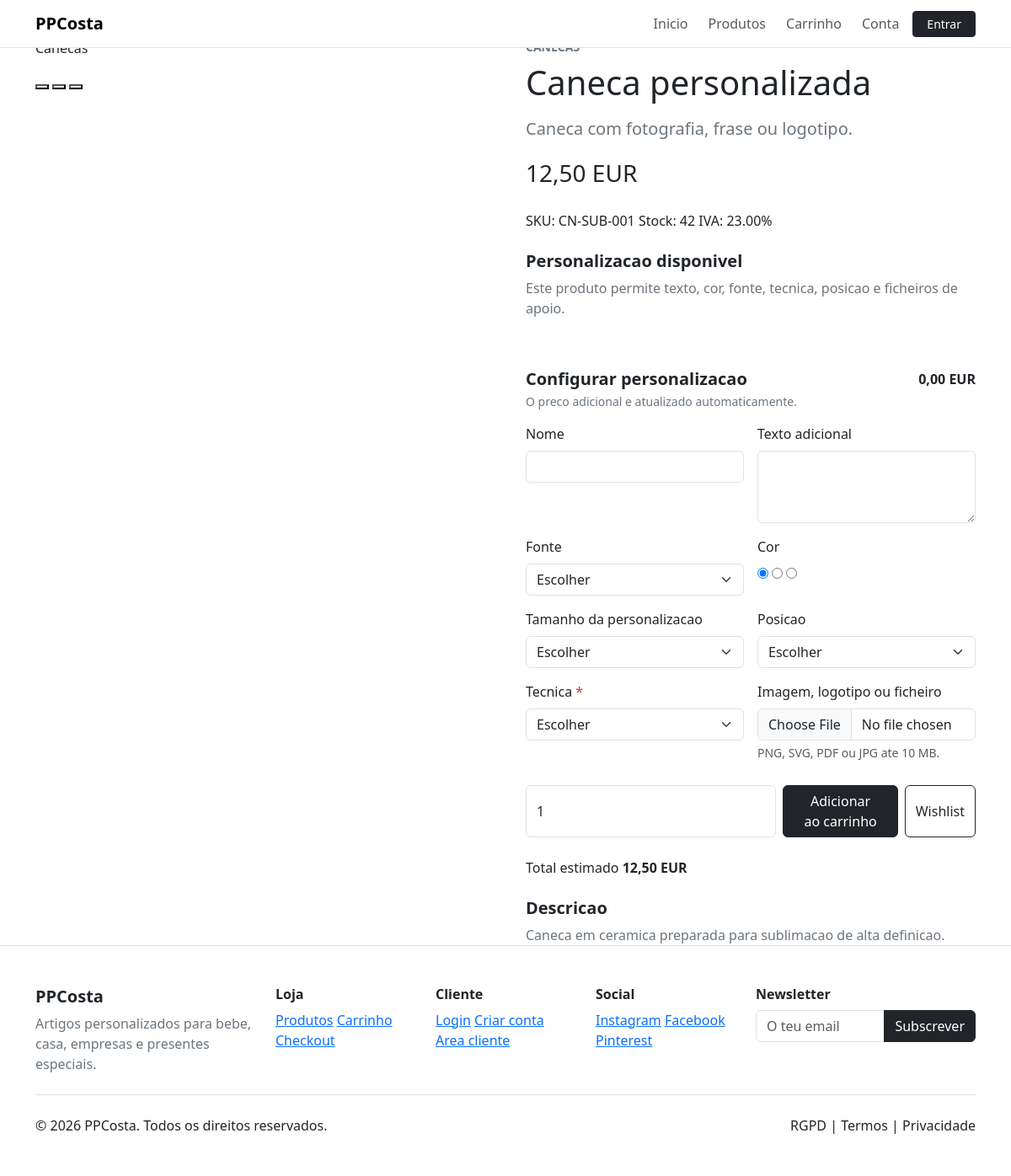
/produto-detalhe.php?slug=caneca-personalizada, run on the app's committed database.
### tables this page shows
CREATE TABLE products (
    id BIGINT UNSIGNED AUTO_INCREMENT PRIMARY KEY,
    brand_id BIGINT UNSIGNED NULL,
    supplier_id BIGINT UNSIGNED NULL,
    tax_rate_id BIGINT UNSIGNED NOT NULL,
    name VARCHAR(190) NOT NULL,
    slug VARCHAR(210) NOT NULL,
    short_description TEXT NULL,
    long_description MEDIUMTEXT NULL,
    sku VARCHAR(100) NOT NULL,
    ean VARCHAR(40) NULL,
    price DECIMAL(12,2) NOT NULL,
    sale_price DECIMAL(12,2) NULL,
    cost_price DECIMAL(12,2) NULL,
    stock INT NOT NULL DEFAULT 0,
    stock_minimum INT NOT NULL DEFAULT 0,
    weight_grams INT NULL,
    width_mm INT NULL,
    height_mm INT NULL,
    depth_mm INT NULL,
    video_url VARCHAR(255) NULL,
    is_active TINYINT(1) NOT NULL DEFAULT 1,
    is_new TINYINT(1) NOT NULL DEFAULT 0,
    is_featured TINYINT(1) NOT NULL DEFAULT 0,
    is_on_sale TINYINT(1) NOT NULL DEFAULT 0,
    is_best_seller TINYINT(1) NOT NULL DEFAULT 0,
    is_personalizable TINYINT(1) NOT NULL DEFAULT 0,
    meta_title VARCHAR(190) NULL,
    meta_description VARCHAR(255) NULL,
    canonical_url VARCHAR(255) NULL,
    created_at TIMESTAMP NOT NULL DEFAULT CURRENT_TIMESTAMP,
    updated_at TIMESTAMP NOT NULL DEFAULT CURRENT_TIMESTAMP ON UPDATE CURRENT_TIMESTAMP,
    UNIQUE KEY uq_products_slug (slug),
    UNIQUE KEY uq_products_sku (sku),
    KEY idx_products_flags (is_active, is_featured, is_new, is_on_sale, is_best_seller),
    KEY idx_products_brand (brand_id),
    KEY idx_products_supplier (supplier_id),
    FULLTEXT KEY ft_products_search (name, short_description, long_description, sku),
    CONSTRAINT fk_products_brand FOREIGN KEY (brand_id) REFERENCES brands(id) ON DELETE SET NULL,
    CONSTRAINT fk_products_supplier FOREIGN KEY (supplier_id) REFERENCES suppliers(id) ON DELETE SET NULL,
    CONSTRAINT fk_products_tax_rate FOREIGN KEY (tax_rate_id) REFERENCES tax_rates(id),
    CHECK (price >= 0),
    CHECK (sale_price IS NULL OR sale_price >= 0),
    CHECK (stock >= 0)
);

CREATE TABLE categories (
    id BIGINT UNSIGNED AUTO_INCREMENT PRIMARY KEY,
    parent_id BIGINT UNSIGNED NULL,
    name VARCHAR(160) NOT NULL,
    slug VARCHAR(180) NOT NULL,
    description TEXT NULL,
    image_path VARCHAR(255) NULL,
    sort_order INT NOT NULL DEFAULT 0,
    is_active TINYINT(1) NOT NULL DEFAULT 1,
    meta_title VARCHAR(190) NULL,
    meta_description VARCHAR(255) NULL,
    created_at TIMESTAMP NOT NULL DEFAULT CURRENT_TIMESTAMP,
    updated_at TIMESTAMP NOT NULL DEFAULT CURRENT_TIMESTAMP ON UPDATE CURRENT_TIMESTAMP,
    UNIQUE KEY uq_categories_slug (slug),
    KEY idx_categories_parent (parent_id),
    KEY idx_categories_active_sort (is_active, sort_order),
    CONSTRAINT fk_categories_parent FOREIGN KEY (parent_id) REFERENCES categories(id) ON DELETE SET NULL
);

CREATE TABLE tax_rates (
    id BIGINT UNSIGNED AUTO_INCREMENT PRIMARY KEY,
    name VARCHAR(120) NOT NULL,
    rate DECIMAL(5,2) NOT NULL,
    country_code CHAR(2) NOT NULL DEFAULT 'PT',
    is_default TINYINT(1) NOT NULL DEFAULT 0,
    is_active TINYINT(1) NOT NULL DEFAULT 1,
    CHECK (rate >= 0)
);

CREATE TABLE product_personalizations (
    id BIGINT UNSIGNED AUTO_INCREMENT PRIMARY KEY,
    product_id BIGINT UNSIGNED NOT NULL,
    personalization_type_id BIGINT UNSIGNED NOT NULL,
    label VARCHAR(160) NOT NULL,
    min_length INT NULL,
    max_length INT NULL,
    allowed_file_types VARCHAR(190) NULL,
    max_file_bytes INT NULL,
    base_extra_price DECIMAL(12,2) NOT NULL DEFAULT 0,
    sort_order INT NOT NULL DEFAULT 0,
    is_required TINYINT(1) NOT NULL DEFAULT 0,
    is_active TINYINT(1) NOT NULL DEFAULT 1,
    KEY idx_product_personalizations_product (product_id, is_active),
    CONSTRAINT fk_product_personalizations_product FOREIGN KEY (product_id) REFERENCES products(id) ON DELETE CASCADE,
    CONSTRAINT fk_product_personalizations_type FOREIGN KEY (personalization_type_id) REFERENCES personalization_types(id),
    CHECK (base_extra_price >= 0)
);

CREATE TABLE personalization_types (
    id BIGINT UNSIGNED AUTO_INCREMENT PRIMARY KEY,
    name VARCHAR(120) NOT NULL,
    slug VARCHAR(140) NOT NULL,
    input_type ENUM('text','textarea','select','color','font','file','position','technique') NOT NULL,
    is_required TINYINT(1) NOT NULL DEFAULT 0,
    is_active TINYINT(1) NOT NULL DEFAULT 1,
    UNIQUE KEY uq_personalization_types_slug (slug)
);

CREATE TABLE personalization_options (
    id BIGINT UNSIGNED AUTO_INCREMENT PRIMARY KEY,
    personalization_type_id BIGINT UNSIGNED NOT NULL,
    label VARCHAR(160) NOT NULL,
    value VARCHAR(190) NOT NULL,
    extra_price DECIMAL(12,2) NOT NULL DEFAULT 0,
    color_hex CHAR(7) NULL,
    sort_order INT NOT NULL DEFAULT 0,
    is_active TINYINT(1) NOT NULL DEFAULT 1,
    KEY idx_personalization_options_type (personalization_type_id, is_active),
    CONSTRAINT fk_personalization_options_type FOREIGN KEY (personalization_type_id) REFERENCES personalization_types(id) ON DELETE CASCADE,
    CHECK (extra_price >= 0)
);

### produto-detalhe.php (the view, shortened to what the rows shown need)
<?php
require_once __DIR__ . '/includes/personalization.php';
$slug = trim($_GET['slug'] ?? '');
$product = $slug !== '' ? catalog_product_by_slug($slug) : null;
    ?>
    <?php
$personalizationRules = !empty($product['is_personalizable'])
    ? personalization_rules_for_product((int) $product['id'])
    : [];
require_once __DIR__ . '/includes/header.php';
?>
<section class="product-detail section-pad">
    <div class="container">
        <div class="row g-5">
            <div class="col-lg-6">
                <div class="product-gallery-main <?= e($product['media_class'] ?? 'product-mug') ?>" data-personalization-preview>
                    <span data-preview-product><?= e($product['category_name'] ?? 'Produto') ?></span>
                </div>
            </div>
            <div class="col-lg-6">
                <p class="text-uppercase text-secondary fw-semibold small mb-2"><?= e($product['category_name'] ?? 'Catalogo') ?></p>
                <h1 class="section-title mb-3"><?= e($product['name']) ?></h1>
                <p class="text-secondary lead"><?= e($product['short_description'] ?? '') ?></p>
                <div class="d-flex align-items-center gap-2 mb-4">
                    <span class="price fs-3"><?= e(format_price((float) $product['final_price'])) ?></span>
                </div>
                <div class="product-meta mb-4">
                    <span>SKU: <?= e($product['sku']) ?></span>
                    <span>Stock: <?= e((string) $product['stock']) ?></span>
                    <span>IVA: <?= e((string) ($product['tax_rate'] ?? '23.00')) ?>%</span>
                </div>
                <?php if (!empty($product['is_personalizable'])): ?>
                    <div class="personalization-preview mb-4">
                        <h2 class="h5 fw-bold">Personalizacao disponivel</h2>
                        <p class="text-secondary mb-3">Este produto permite texto, cor, fonte, tecnica, posicao e ficheiros de apoio.</p>
                        <div class="d-flex flex-wrap gap-2">
                        </div>
                    </div>
                <?php endif; ?>
                <form class="product-buy-box" method="post" action="<?= e(url('carrinho.php')) ?>" enctype="multipart/form-data" data-personalization-form data-product-price="<?= e((string) $product['final_price']) ?>" data-product-id="<?= e((string) $product['id']) ?>">
                    <?php if ($personalizationRules !== []): ?>
                        <div class="personalization-editor mb-4">
                            <div class="d-flex justify-content-between align-items-start gap-3 mb-3">
                                <div>
                                    <h2 class="h5 fw-bold mb-1">Configurar personalizacao</h2>
                                </div>
                            </div>
                            <div class="row g-3">
                                <?php foreach ($personalizationRules as $rule): ?>
                                    <?php $fieldName = 'personalization[' . $rule['slug'] . ']'; ?>
                                    <div class="col-md-6">
                                        <label class="form-label" for="personalization-<?= e($rule['slug']) ?>">
                                            <?= e($rule['label']) ?>
                                            <?php if (!empty($rule['is_required'])): ?>
                                                <span class="text-danger">*</span>
                                            <?php endif; ?>
                                        </label>
                                        <?php if (in_array($rule['input_type'], ['select', 'font', 'position', 'technique'], true)): ?>
                                            <select class="form-select" id="personalization-<?= e($rule['slug']) ?>" name="<?= e($fieldName) ?>" data-personalization-field data-preview-field="<?= e($rule['slug']) ?>" <?= !empty($rule['is_required']) ? 'required' : '' ?>>
                                                <option value="">Escolher</option>
                                            </select>
                                        <?php elseif ($rule['input_type'] === 'color'): ?>
                                            <div class="color-choice-group" data-personalization-field-group>
                                                <?php foreach ($rule['options'] as $index => $option): ?>
                                                    <label class="color-choice" title="<?= e($option['label']) ?>">
                                                        <input type="radio" name="<?= e($fieldName) ?>" value="<?= e($option['value']) ?>" data-personalization-field data-preview-field="<?= e($rule['slug']) ?>" data-extra-price="<?= e((string) $option['extra_price']) ?>" <?= $index === 0 ? 'checked' : '' ?>>
                                                    </label>
                                                <?php endforeach; ?>
                                            </div>
                                        <?php elseif ($rule['input_type'] === 'textarea'): ?>
                                            <textarea class="form-control" id="personalization-<?= e($rule['slug']) ?>" name="<?= e($fieldName) ?>" rows="3" maxlength="<?= e((string) ($rule['max_length'] ?? 120)) ?>" data-personalization-field data-preview-field="<?= e($rule['slug']) ?>" data-base-extra-price="<?= e((string) $rule['base_extra_price']) ?>"></textarea>
                                        <?php elseif ($rule['input_type'] === 'file'): ?>
                                            <input class="form-control" id="personalization-<?= e($rule['slug']) ?>" name="personalization_file" type="file" accept=".png,.svg,.pdf,.jpg,.jpeg" data-personalization-file data-base-extra-price="<?= e((string) $rule['base_extra_price']) ?>">
                                            <div class="form-text">PNG, SVG, PDF ou JPG ate <?= e((string) round(((int) ($rule['max_file_bytes'] ?? MAX_UPLOAD_BYTES)) / 1024 / 1024)) ?> MB.</div>
                                        <?php else: ?>
                                            <input class="form-control" id="personalization-<?= e($rule['slug']) ?>" name="<?= e($fieldName) ?>" type="text" maxlength="<?= e((string) ($rule['max_length'] ?? 80)) ?>" data-personalization-field data-preview-field="<?= e($rule['slug']) ?>" data-base-extra-price="<?= e((string) $rule['base_extra_price']) ?>" <?= !empty($rule['is_required']) ? 'required' : '' ?>>
                                        <?php endif; ?>
                                    </div>
                                <?php endforeach; ?>
                            </div>
                        </div>
                    <?php endif; ?>
                    <div class="d-flex flex-column flex-sm-row gap-2 mb-4">
                    </div>
                    <div class="total-preview mb-4">
                    </div>
                </form>
                <div class="product-description">
                    <h2 class="h5 fw-bold">Descricao</h2>
                    <p class="text-secondary mb-0"><?= e($product['long_description'] ?? $product['short_description'] ?? '') ?></p>
                </div>
            </div>
        </div>
    </div>
</section>
<?php require_once __DIR__ . '/includes/footer.php'; ?>

### data on the page
products: categories.name "Canecas", name "Caneca personalizada", short_description "Caneca com fotografia, frase ou logotipo.", sku "CN-SUB-001", stock "42", tax_rate.rate "23.00", long_description "Caneca em ceramica preparada para sublimacao de alta definicao."
product_personalizations: label "Nome"
product_personalizations: label "Texto adicional"
product_personalizations: label "Fonte"
product_personalizations: label "Cor"
product_personalizations: label "Tamanho da personalizacao"
product_personalizations: label "Posicao"
product_personalizations: label "Tecnica"
product_personalizations: label "Imagem, logotipo ou ficheiro", max_file_bytes "10"

### other printed values
APP_NAME "PPCosta"
format_price((float) $product['final_price']) "12,50 EUR"
format_price(0) "0,00 EUR"
